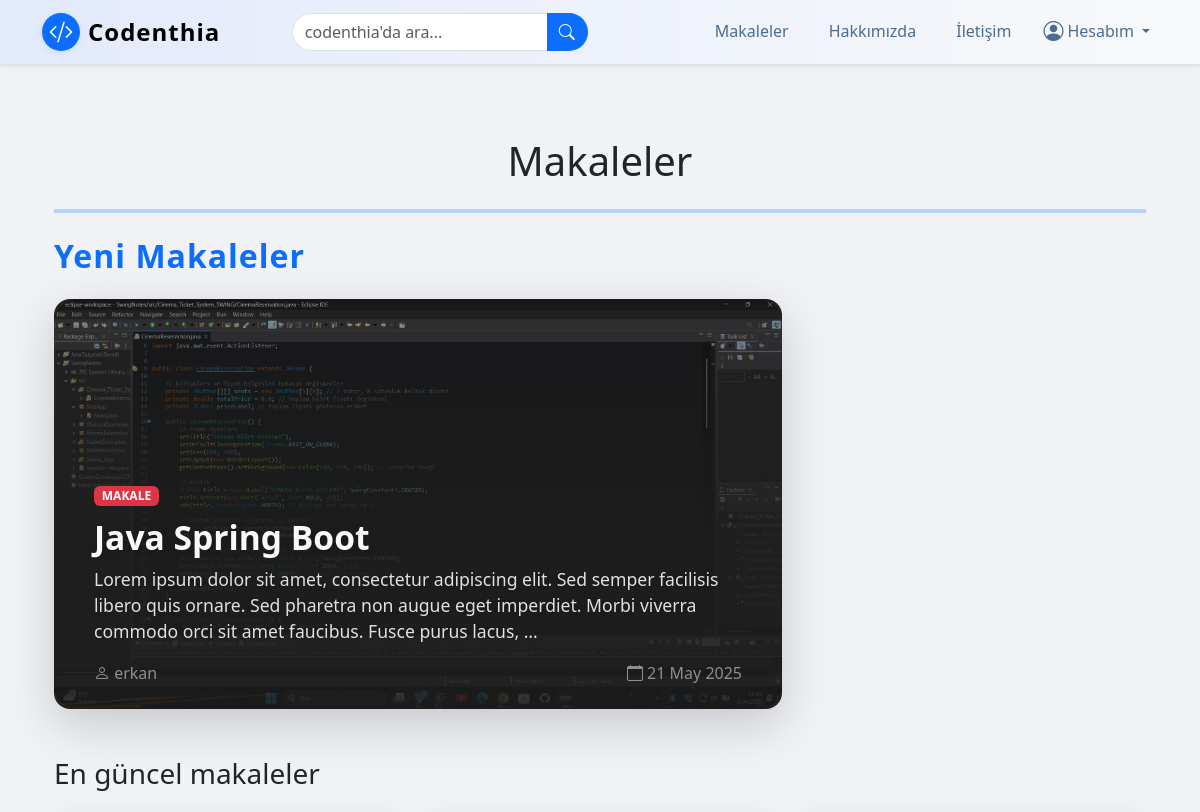
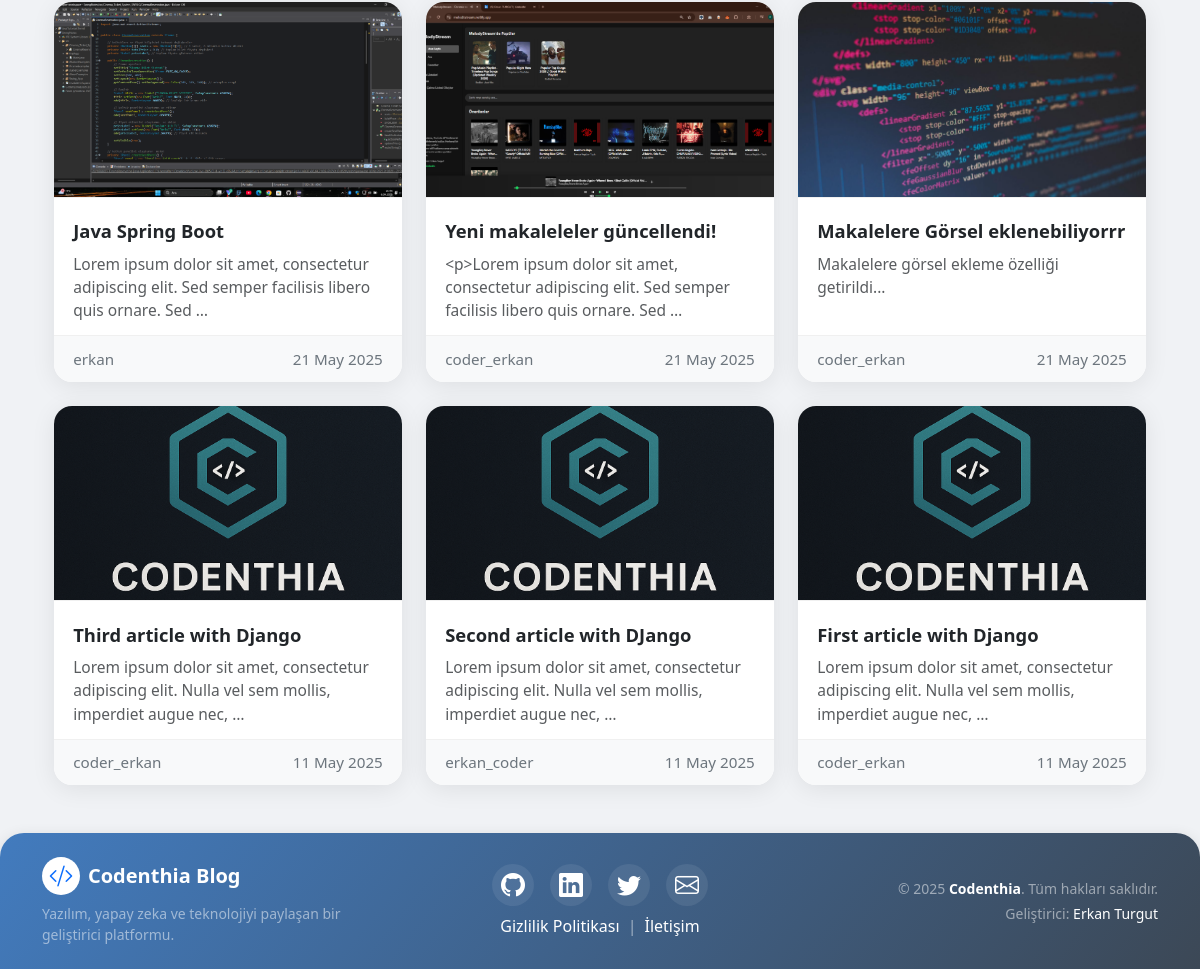
The app's page /articles/ with its own data (2 pictures, top to bottom).
### article/models.py (models this page shows, shortened)
class Article(models.Model):
    author = models.ForeignKey("auth.User", on_delete=models.CASCADE , verbose_name="Yazar")  # Bu alan, yazının yazarını (kullanıcıyı) temsil eder ve yazar silindiğinde yazıları da silinir
    title = models.CharField(max_length=50, verbose_name="Başlık") # Bu alan, yazının başlığını temsil eder ve maksimum 50 karakterlik bir metin alır
    content = RichTextField(verbose_name="İçerik") # Bu alan, yazının içeriğini temsil eder ve metin içerikleri için kullanılır
    created_date = models.DateTimeField(auto_now_add=True , verbose_name="Oluşturulma Tarihi") # Bu alan, yazının oluşturulma tarihini otomatik olarak ekler
    image = models.ImageField(upload_to='article_images/', null=True, blank=True)  # <-- yeni alan

### article/views.py (the view)
# urls.py: path('articles/', include('article.urls')), # Bu kod, makaleler sayfasını temsil eder ve article.urls dosyasını içe aktarır
def articles(request):
    articles = Article.objects.all().order_by('-created_date')  # En yeniden eskiye sırala
    featured_article = articles.first()  # İlk makaleyi öne çıkan olarak al
    context = {
        'articles': articles,
        'featured_article': featured_article
    }
    return render(request, 'articles.html', context)

### templates/articles.html (shortened to what this page needs)
{% extends "layout.html" %}
{% block body %}
{% load static %}
<div class="container my-5">
    <h1 class="mb-4 text-center text-dark font-weight-bold ">Makaleler</h1>
    <hr class="mb-4 text-primary border-4 ">
    {% if featured_article %}
    <h2 class="mb-4 text-primary" style="font-weight:700; letter-spacing:1px; text-align:left;">Yeni Makaleler</h2>
    <div class="mb-5">
        <div class="col-12 col-md-10 col-lg-8  me-auto">
            <div class="featured-article-card position-relative overflow-hidden shadow-lg rounded-4">
                {% if featured_article.image %}
                    <img src="{{ featured_article.image.url }}" class="featured-article-img" alt="{{ featured_article.title }}">
                {% else %}
                    <img src="{% static 'codenthiaRevize.png' %}" class="featured-article-img" alt="{{ featured_article.title }}">
                {% endif %}
                <div class="featured-article-overlay d-flex flex-column justify-content-end align-items-start text-start">
                    <span class="badge bg-danger mb-2">MAKALE</span>
                    <h2 class="featured-article-title mb-2"> <a class="text-decoration-none text-light" href="/articles/detail/{{featured_article.id}}">{{ featured_article.title }}</a></h2>
                    <div class="featured-article-desc mb-3">{{ featured_article.content|truncatewords:30 }}</div>
                    <div class="d-flex justify-content-between align-items-center text-white-50 w-100" style="font-size:1rem;">
                        <span><i class="bi bi-person"></i> {{ featured_article.author }}</span>
                        <span><i class="bi bi-calendar"></i> {{ featured_article.created_date|date:"d M Y" }}</span>
                    </div>
                </div>
            </div>
        </div>
    </div>
    {% endif %}
    <h3 class="mb-4">En güncel makaleler</h3>
    <div class="row row-cols-1 row-cols-md-3 g-4">
        {% for article in articles %}
        <div class="col">
            <div class="article-card h-100">
                {% if article.image %}
                    <img src="{{ article.image.url }}" class="article-img-top" alt="{{ article.title }}">
                {% else %}
                    <img src="{% static 'codenthiaRevize.png' %}" class="article-img-top" alt="{{ article.title }}">
                {% endif %}
                <div class="article-body">
                    <div class="article-title">
                        <a href="{% url 'article:detail' article.id %}" class="text-decoration-none text-dark">
                            {{ article.title }}
                        </a>
                    </div>
                    <div class="text-muted" style="font-size:0.97rem;">{{ article.content|truncatewords:15 }}</div>
                </div>
                <div class="article-footer d-flex justify-content-between align-items-center">
                    <span>{{ article.author }}</span>
                    <span>{{ article.created_date|date:"d M Y" }}</span>
                </div>
            </div>
        </div>
        {% endfor %}
    </div>
</div>
{% endblock body %}

### templates/articles.html (style rules this page uses)
.article-card { border: none; border-radius: 18px; overflow: hidden; box-shadow: 0 4px 24px rgba(0,0,0,0.08); transition: transform 0.2s, box-shadow 0.2s; background: #fff; display: flex; flex-direction: column; height: 100%; }
.article-img-top { width: 100%; aspect-ratio: 16/9; object-fit: cover; border-bottom: 1px solid #f0f0f0; min-height: 180px; max-height: 220px; display: block; }
.article-body { flex: 1 1 auto; padding: 1.2rem 1.2rem 0.8rem 1.2rem; display: flex; flex-direction: column; justify-content: flex-start; }
.article-footer { background: #f8f9fa; border-top: 1px solid #f0f0f0; padding: 0.7rem 1.2rem; font-size: 0.95rem; color: #6c757d; border-radius: 0 0 18px 18px; }
.article-title { font-size: 1.15rem; font-weight: 600; margin-bottom: 0.5rem; }
.featured-article-card { min-height: 340px; max-height: 420px; border-radius: 24px; box-shadow: 0 8px 32px rgba(0,0,0,0.13); position: relative; background: #222; }
.featured-article-img { width: 100%; height: 100%; min-height: 340px; max-height: 420px; object-fit: cover; filter: brightness(0.7); border-radius: 24px; transition: filter 0.3s; }
.featured-article-overlay { position: absolute; left: 0; right: 0; bottom: 0; top: 0; padding: 2.5rem 2.5rem 1.5rem 2.5rem; background: linear-gradient(0deg, rgba(30,30,30,0.85) 40%, rgba(30,30,30,0.15) 100%); color: #fff; border-radius: 24px; z-index: 2; display: flex; flex-direction: column; justify-content: flex-end; align-items: flex-start; text-align: left; }
.featured-article-title { font-size: 2.1rem; font-weight: 700; color: #fff; text-shadow: 0 2px 8px rgba(0,0,0,0.18); margin-bottom: 0.7rem; margin-top: 0.2rem; text-align: left; }
.featured-article-desc { font-size: 1.1rem; color: #e0e0e0; text-shadow: 0 1px 4px rgba(0,0,0,0.10); margin-bottom: 1.2rem; text-align: left; }

### records on screen
Article: image (picture), title "Java Spring Boot", content "Lorem ipsum dolor sit amet, consectetur adipiscing elit. Sed semper facilisis libero quis ornare. Sed pharetra non augue eget imperdiet. Morbi viverra commodo orci sit amet faucibus. Fusce purus lacus, …", author "erkan", created_date "21 May 2025", content "Lorem ipsum dolor sit amet, consectetur adipiscing elit. Sed semper facilisis libero quis ornare. Sed …"
Article: image (picture), title "Yeni makaleleler güncellendi!", content "<p>Lorem ipsum dolor sit amet, consectetur adipiscing elit. Sed semper facilisis libero quis ornare. Sed …", author "coder_erkan", created_date "21 May 2025"
Article: image (picture), title "Makalelere Görsel eklenebiliyorrr", content "Makalelere görsel ekleme özelliği getirildi...", author "coder_erkan", created_date "21 May 2025"
Article: title "Third article with Django", content "Lorem ipsum dolor sit amet, consectetur adipiscing elit. Nulla vel sem mollis, imperdiet augue nec, …", author "coder_erkan", created_date "11 May 2025"
Article: title "Second article with DJango", content "Lorem ipsum dolor sit amet, consectetur adipiscing elit. Nulla vel sem mollis, imperdiet augue nec, …", author "erkan_coder", created_date "11 May 2025"
Article: title "First article with Django", content "Lorem ipsum dolor sit amet, consectetur adipiscing elit. Nulla vel sem mollis, imperdiet augue nec, …", author "coder_erkan", created_date "11 May 2025"
